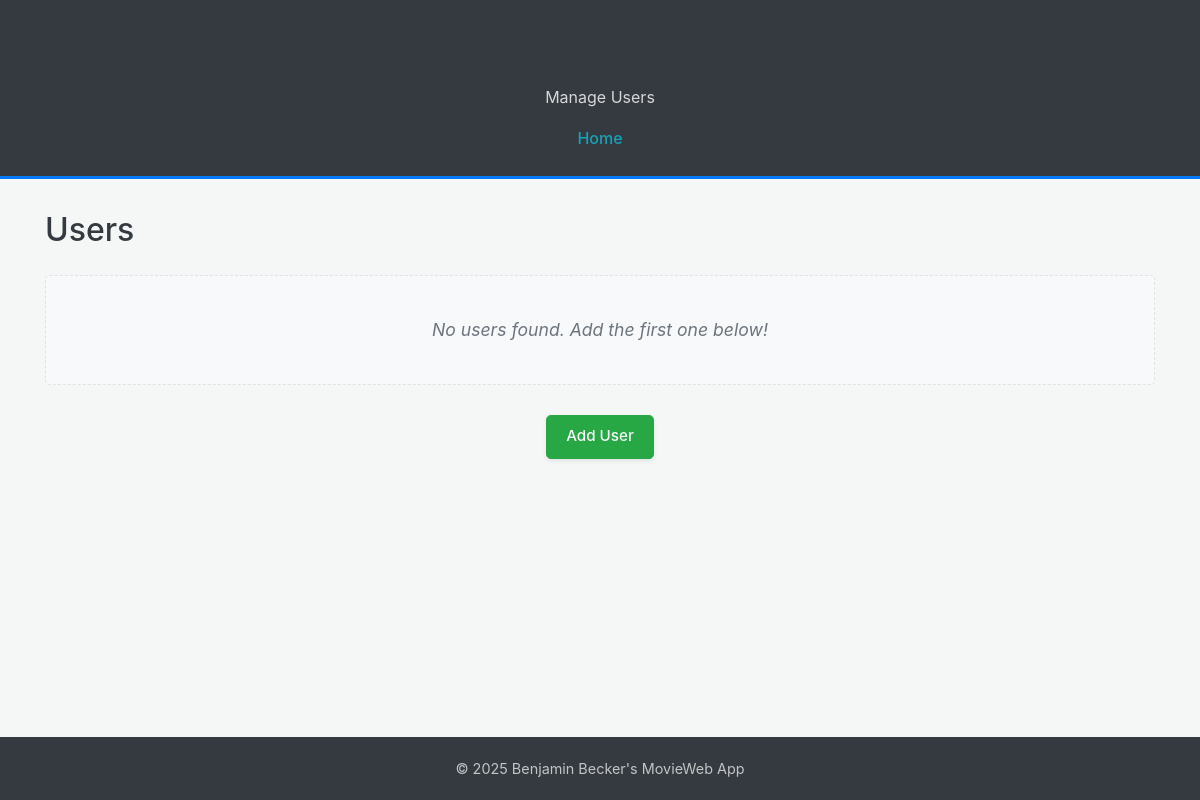
The app's page /users, older data.
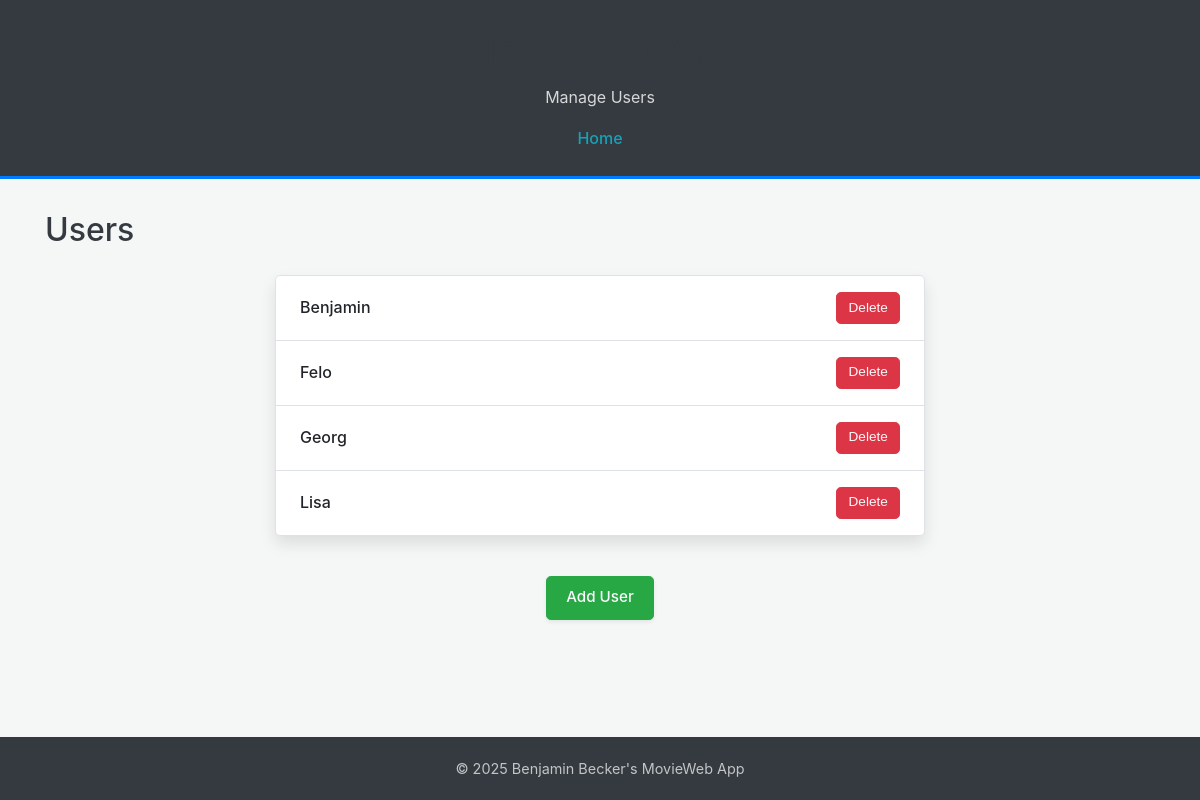
The same page, newer data.
### tables this page shows
CREATE TABLE users (
                    id INTEGER PRIMARY KEY AUTOINCREMENT,
                    username TEXT NOT NULL
                );

### app.py (the view)
@app.route('/users')
def list_users():
    users = data_manager.get_all_users()
    return render_template('users.html', users=users)

### data_manager/sqlite_data_manager.py (called while the page is built)
    def _get_connection(self):
        try:
            conn = sqlite3.connect(self.db_file, timeout=10)
            conn.row_factory = sqlite3.Row
            conn.execute("PRAGMA foreign_keys = ON")
            return conn
        except sqlite3.Error as e:
            logging.exception(f"Database connection error to {self.db_file}: {e}")
            raise

    def get_all_users(self):
        conn = None
        try:
            conn = self._get_connection()
            cursor = conn.cursor()
            cursor.execute("SELECT id, username FROM users ORDER BY username")
            users = cursor.fetchall()
            return [dict(user) for user in users]
        except sqlite3.Error as e:
            logging.exception(f"Database error fetching all users: {e}")
            return []
        finally:
            if conn:
                conn.close()

### templates/users.html (shortened to what this page needs)
<!DOCTYPE html>
<html lang="en">
<head>
    <link rel="stylesheet" href="{{ url_for('static', filename='styles.css') }}">
</head>
<body>
    <header>
        <h1><a href="{{ url_for('home') }}" style="color: inherit; text-decoration: none;">MovieWeb App</a></h1>
        <p>Manage Users</p>
        <nav>
             <a href="{{ url_for('home') }}">Home</a>
        </nav>
    </header>
    <main class="content container">
        <h2>Users</h2>
        {% if users %}
            <ul class="user-list">
                {% for user in users %}
                    <li>
                        <a href="{{ url_for('user_movies', user_id=user.id) }}">{{ user.username }}</a>
                        <form action="{{ url_for('delete_user', user_id=user.id) }}" method="POST" style="display: inline;" onsubmit="return confirm('Are you sure you want to delete user \'{{ user.username }}\' and all their movies?');">
                            <button type="submit" class="button button-danger" aria-label="Delete user {{ user.username }}">Delete</button>
                        </form>
                    </li>
                {% endfor %}
            </ul>
        {% else %}
            <p class="text-center no-movies">No users found. Add the first one below!</p>
        {% endif %}
        <div class="button-container">
            <a href="{{ url_for('add_user') }}" class="button button-success">Add User</a>
        </div>
    </main>
    <footer>
        <p>© 2025 Benjamin Becker's MovieWeb App</p>
    </footer>
</body>
</html>

Row changes from the older to the newer data that the page shows:
added users: username "Benjamin"
added users: username "Felo"
added users: username "Georg"
added users: username "Lisa"
Text that changed along with them:
text no longer shown: "No users found. Add the first one below!"
